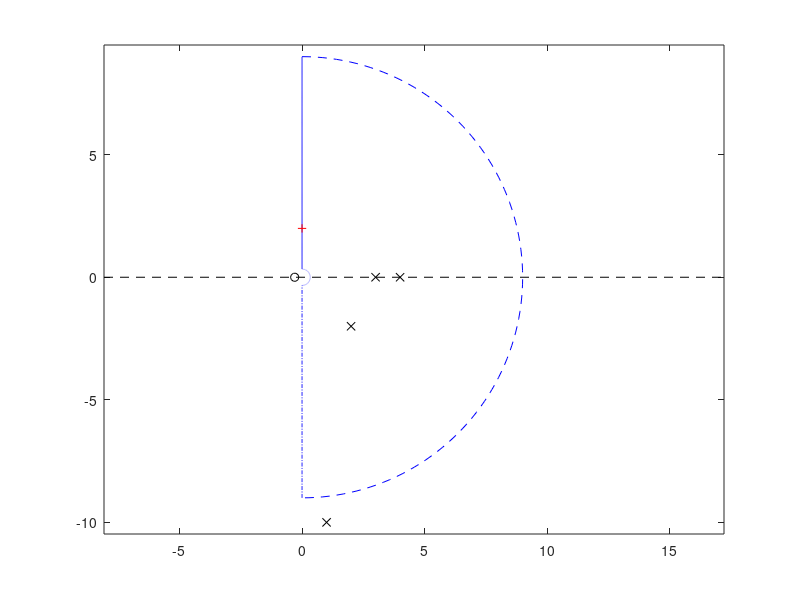
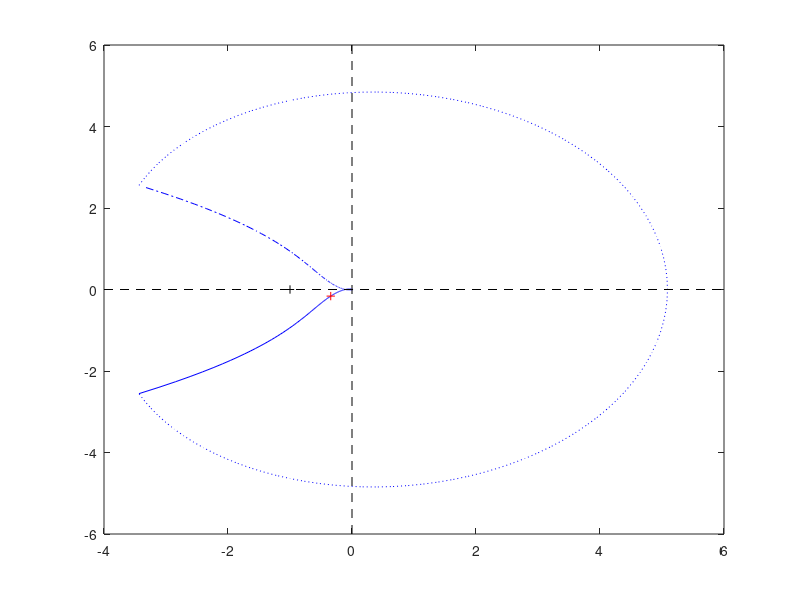

Write MATLAB code to recreate these figures, in order.
% script Nyquist1.m
clear; num=21.5239*[1 0.3]; den=[1 12 20 0 0]; w=720; R=9; eps=1/3;

% num=1; den=[1 2 1 0];  w=720; R=9; eps=1/3;
% num=20; den=[1 9 -10]; w=720; R=50; eps=1/500;

figure(1); clf; theta=[0:pi/100:pi]; s=complex(sin(theta),cos(theta)); s1=[R*s]; s2=sqrt(-1)*[-R:0.02:-eps]; s3=eps*conj(s); s4=sqrt(-1)*[eps:0.02:R]; s=[s1 s2 s3 s4];
plot(real(s1),imag(s1),'b--'); hold on; plot(real(s2),imag(s2),'b-.');  plot(real(s3),imag(s3),'b:');  plot(real(s4),imag(s4),'b-'); 
plot(complex(roots(den)),'kx'); plot(complex(roots(num)),0,'ko');
axis equal;
b=axis*1.05; plot(b(1:2),[0 0],'k--'); % plot([0 0],b(3:4),'k--');
plot(s(w),'r+');
print -depsc cauchyc.eps

figure(2); clf;
f1=polyval(num,s1)./polyval(den,s1); f2=polyval(num,s2)./polyval(den,s2); f3=polyval(num,s3)./polyval(den,s3); f4=polyval(num,s4)./polyval(den,s4); f=polyval(num,s)./polyval(den,s);
plot(real(f1),imag(f1),'b--'); hold on; plot(real(f2),imag(f2),'b-.');  plot(real(f3),imag(f3),'b:');  plot(real(f4),imag(f4),'b-');
b=axis; plot([0 0],b(3:4),'k--'); plot(b(1:2),[0 0],'k--');
plot(f(w),'r+');  plot(-1,0,'k+')
print -depsc cauchyd.eps

% end script Nyquist1.m
